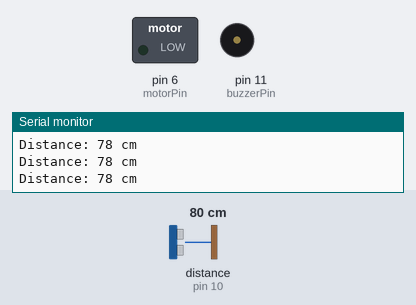
Bench run of a sketch on a simulated Arduino Uno, built with avr-gcc and run on an emulated ATmega328P. On the bench: switched loads named in the sketch (green lamp = pin HIGH), buzzer (waves = sounding), the last lines printed to the serial monitor. Wiring (inferred from the names in the program): ultrasonic range finder: trigger pin 9; echo pin 10. Dashed ring = blinking. The test bench sets the inputs (shaded band); at power-on: distance to the obstacle (sensor on pin 10) 80 cm. The echo pulse lasts 58.3 µs per cm; pins used as bus, display or sensor lines are not drawn.

Above: at 1.2 s.
1.3 s: distance to the obstacle (sensor on pin 10) set to 54 cm
2.8 s: distance to the obstacle (sensor on pin 10) set to 47 cm
At 3.01 s:
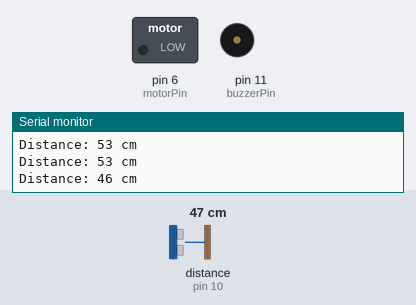
5.8 s: distance to the obstacle (sensor on pin 10) set to 13 cm
8.8 s: distance to the obstacle (sensor on pin 10) set to 10 cm
At 10.0 s:
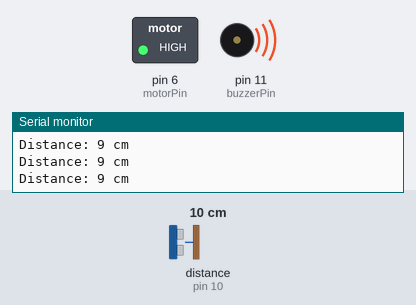
10.3 s: distance to the obstacle (sensor on pin 10) set to 35 cm
At 10.47 s:
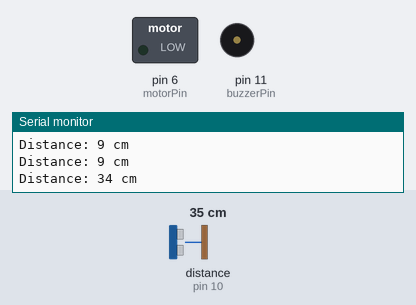
Timing chart, 0 to 14.3 s (numbered marks = the images above; inputs shaded):
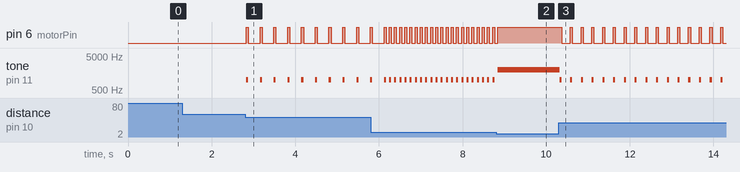

The sketch:

smart_blind_stick.ino
```cpp
// --- Advanced Blind Stick Code (Sound + Vibration) ---

// Define Pin Numbers
const int trigPin = 9;
const int echoPin = 10;
const int buzzerPin = 11;
const int motorPin = 6;  // New pin for Vibration Motor

// Define variables
long duration;
int distance;

void setup() {
  Serial.begin(9600);

  pinMode(trigPin, OUTPUT);
  pinMode(echoPin, INPUT);
  pinMode(buzzerPin, OUTPUT);
  pinMode(motorPin, OUTPUT); // Configure motor pin
}

void loop() {
  // --- ULTRASONIC SENSOR LOGIC ---
  digitalWrite(trigPin, LOW);
  delayMicroseconds(2);
  digitalWrite(trigPin, HIGH);
  delayMicroseconds(10);
  digitalWrite(trigPin, LOW);

  duration = pulseIn(echoPin, HIGH);
  distance = duration * 0.034 / 2;

  // Debugging
  Serial.print("Distance: ");
  Serial.print(distance);
  Serial.println(" cm");

  // --- SMART FEEDBACK LOGIC ---

  // ZONE 1: CRITICAL DANGER (< 10cm)
  // Continuous Buzz + Continuous Vibrate
  if (distance > 0 && distance <= 10) {
    tone(buzzerPin, 2000);
    digitalWrite(motorPin, HIGH); // Turn motor ON full power
  }

  // ZONE 2: WARNING (10cm - 50cm)
  // Beeping + Pulsing Vibration (Speed depends on distance)
  else if (distance > 10 && distance <= 50) {

    // ON Cycle
    tone(buzzerPin, 1000);
    digitalWrite(motorPin, HIGH); // Vibrate
    delay(50);                    // Duration of the pulse

    // OFF Cycle
    noTone(buzzerPin);
    digitalWrite(motorPin, LOW);  // Stop Vibrating

    // Smart Delay: The closer the object, the shorter the pause
    // 50cm = 300ms pause (Slow pulse)
    // 11cm = 66ms pause (Fast pulse)
    delay(distance * 6);
  }

  // ZONE 3: SAFE (> 50cm)
  // Silence + No Vibration
  else {
    noTone(buzzerPin);
    digitalWrite(motorPin, LOW);
    delay(100);
  }
}
```

Measured:
- the behaviour switches between 52 and 51 cm on distance to the obstacle (sensor on pin 10) (found by bisection; images 0 and 1)
- the behaviour switches between 12 and 11 cm on distance to the obstacle (sensor on pin 10) (found by bisection; images 1 and 2)
- after the input at 2.8 s, pin 6 (motorPin): alternates HIGH for 0.05 s and LOW for 0.28 s, starting at once; tone on pin 11 (buzzerPin): alternates 1000 Hz for 0.05 s and silent for 0.28 s, starting at once
- after the input at 8.8 s, pin 6 (motorPin): goes on until 8.8 s, then stays HIGH
- after the input at 10.3 s, pin 6 (motorPin): alternates HIGH for 0.05 s and LOW for 0.21 s, starting after 0.07 s; tone on pin 11 (buzzerPin): alternates 1000 Hz for 0.05 s and silent for 0.21 s, starting at once
